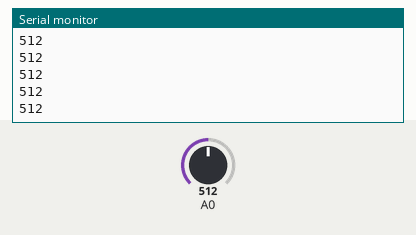
A sketch run on a simulated Arduino Uno, built with avr-gcc and run on an emulated ATmega328P. Parts: the last lines printed to the serial monitor. The inputs (shaded band) are chosen by the test bench; at power-on: A0 = 512.

Above: at 1.2 s.
1.3 s: A0 set to 716
At 2.4 s:
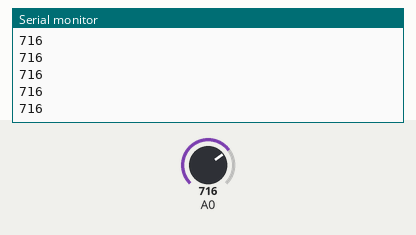
2.8 s: A0 set to 900
At 3.9 s:
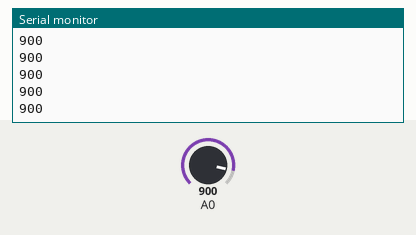
Timing chart, 0 to 5.8 s (numbered marks = the images above; inputs shaded):
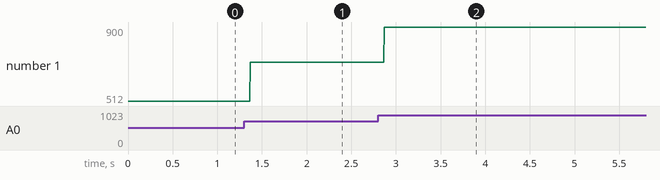

Measured:
- after the input at 1.3 s, the serial monitor: prints a new line after 0.07 s (image 1)
- after the input at 2.8 s, the serial monitor: prints a new line after 0.07 s (image 2)
- plotted number 1: 512 → 716 after the input at 1.3 s, 716 → 900 after the input at 2.8 s

The sketch:

instructions_test.ino
```cpp
void setup() {
  // put your setup code here, to run once:
  Serial.begin(9600);
  pinMode(8, INPUT);
}

void loop() {
  // put your main code here, to run repeatedly:
  Serial.println(analogRead(8));
}
```
